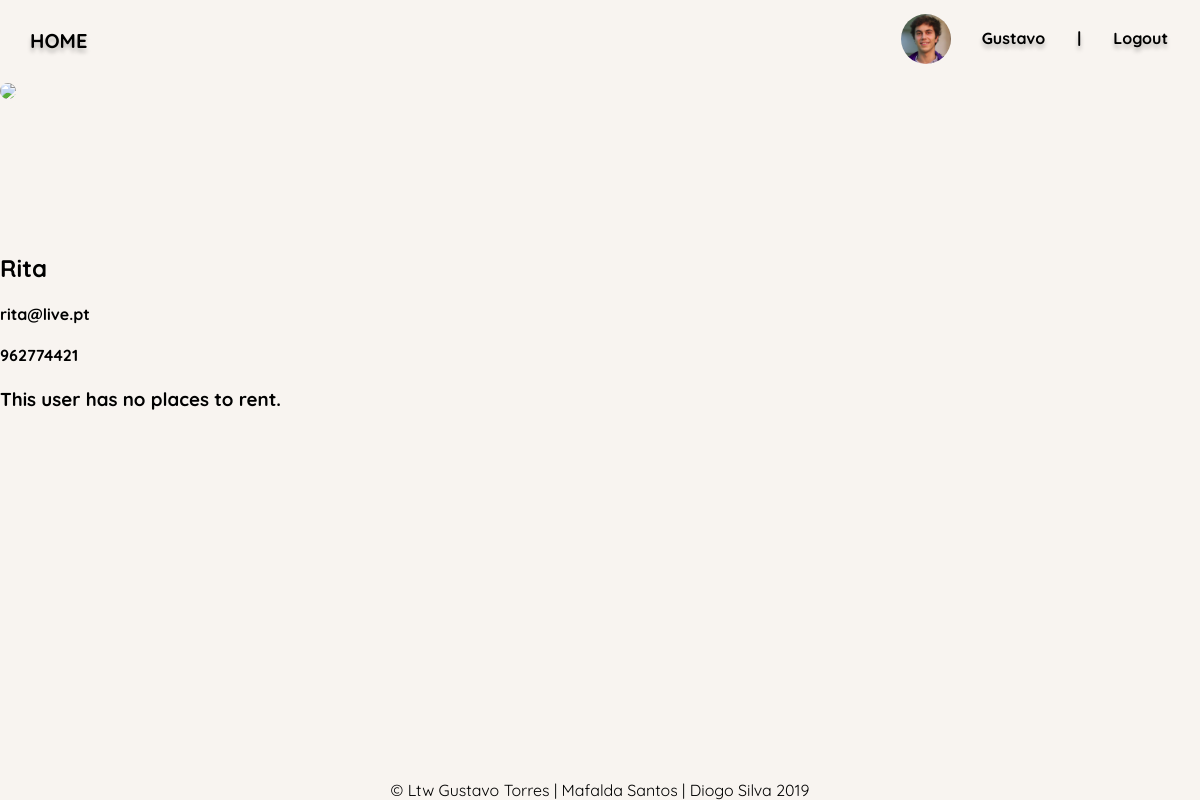
Before: /pages/user.php?id=3 (signed in) with the older database file.
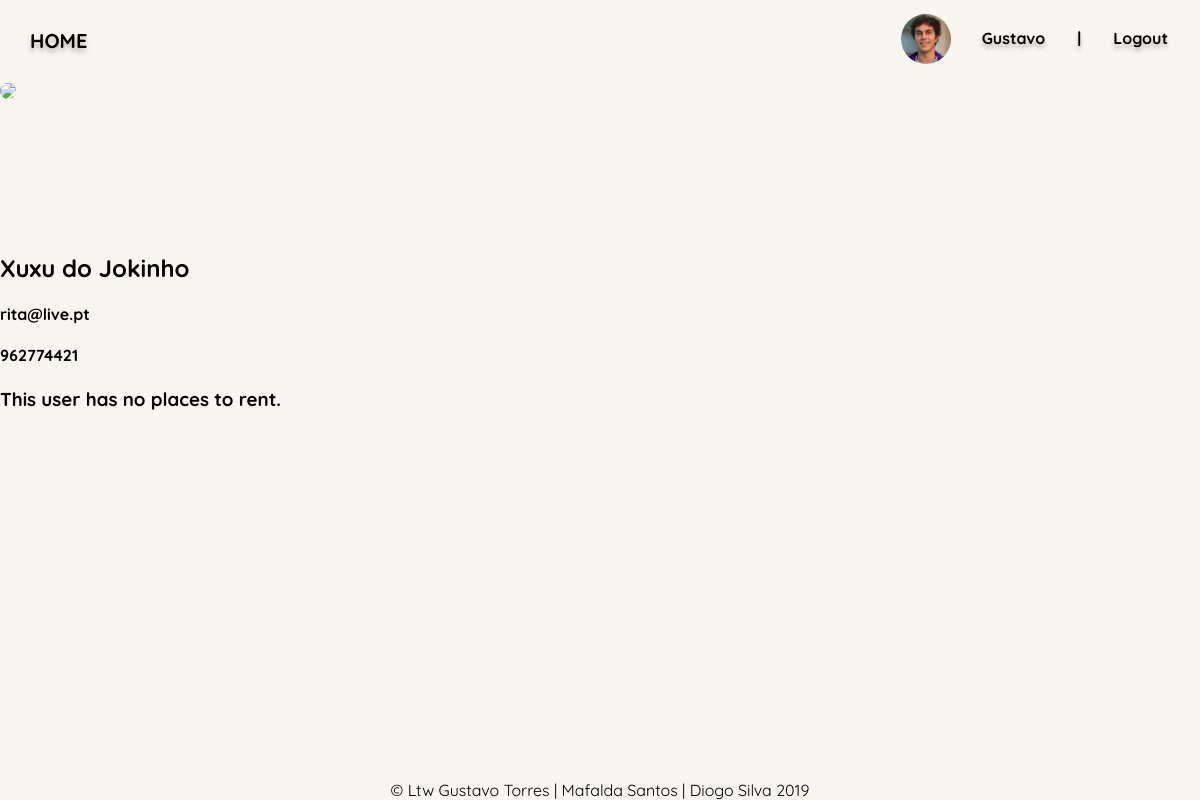
After: the same page with the newer database file.
### tables this page shows
CREATE TABLE User(
    userID integer PRIMARY KEY,
    userName text NOT NULL,
    email text NOT NULL,
    passHash text NOT NULL,
    age date NOT NULL,
    phoneNumber text NOT NULL CHECK(length(phoneNumber) = 9),
    profilePicture INTEGER DEFAULT NULL
);

### actions/getUserInfo.php (the view, shortened to what this page needs)
<?php
    function getUserInfo($userId){
        $db = Database::instance()->db();
        $stmt = $db->prepare('Select * from User
                              where User.userId = :userId
                                ');
        $stmt->bindParam(':userId', $userId);
        $stmt->execute();
        $user = $stmt->fetch();
        if($user !== false){
            return $user;
        }
        else{
            echo "PAGE NOT FOUND";
        }
    }
    function drawUserInfo($user){
        $profilePic = getProfilePic($user['userID']);
        ?>
        <div id='userInfo'>
            <div id='userPicture'>
                <a href="user.php?id=<?=$user['userID']?>">
                    <img src="../images/profile/<?=$profilePic?>.jpg">
                </a>
            </div>
                <div id='userDetails'>
                <h2 id='userName'> <?= $user['userName'] ?> </h2>
                <h4 id='userEmail'> <?= $user['email'] ?> </h4>
                <h4 id='userPhoneNumber'> <?= $user['phoneNumber'] ?> </h4>
            </div>
        </div>
        <?php
    }
    function drawUserPlaces($places){
        ?>
            <section id='placesSection'>
        <?php
        if(count($places) == 0){
            ?>
            <h3> This user has no places to rent. </h3>
            <?php
        }
        ?>
            </section>
        <?php
    }
        ?>
    <?php
    function getProfilePic($userId){
        $db = Database::instance()->db();
        $stmt = $db->prepare('Select profilePicture from User
                              where User.userId = :userId
                                ');
        $stmt->bindParam(':userId', $userId);
        $stmt->execute();
        $user = $stmt->fetch();
        if($user['profilePicture'] == null)
            return 'default';
        else
            return $user['profilePicture'];
    }
?>

Changed rows visible on the page:
changed user "rita@live.pt": userName "Rita" → "Xuxu do Jokinho"
